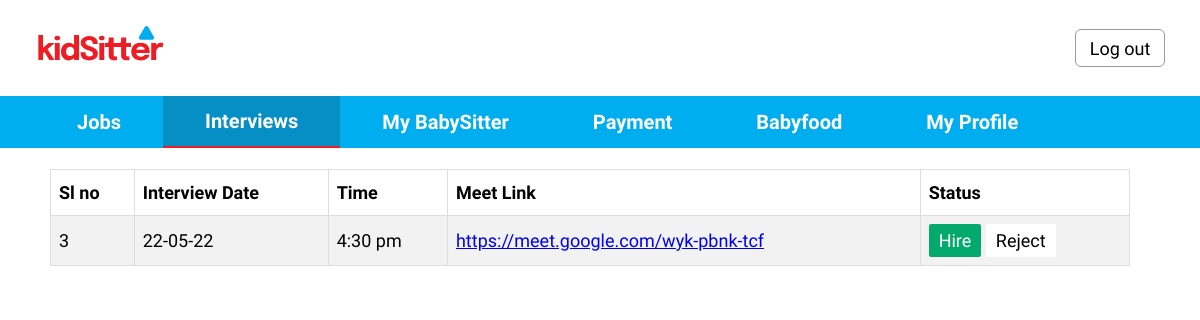
The app's page /interview.php, older data.
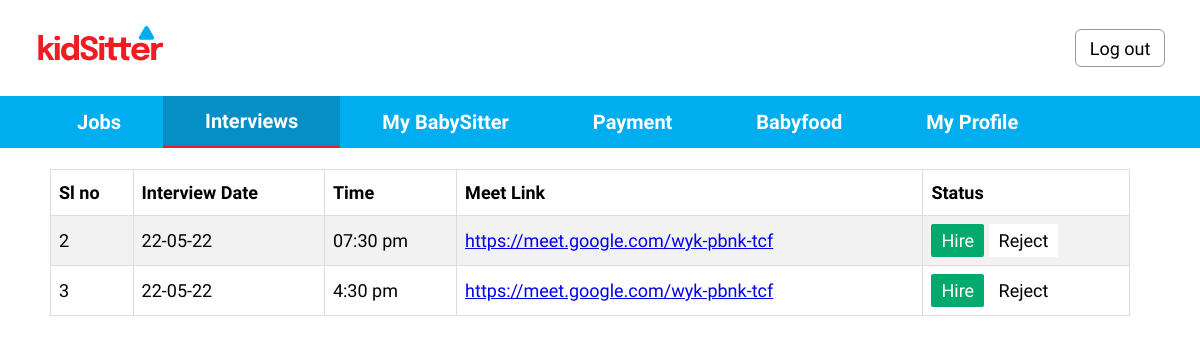
The same page, newer data.
### tables this page shows
CREATE TABLE `interviews` (
  `interview_no` int(11) NOT NULL,
  `job_id` int(11) DEFAULT NULL,
  `sitter_id` int(11) DEFAULT NULL,
  `client_id` int(11) DEFAULT NULL,
  `date` varchar(255) DEFAULT NULL,
  `time` varchar(255) DEFAULT NULL,
  `link` varchar(40) DEFAULT NULL,
  `status` int(1) DEFAULT NULL
);

### interview.php (the view, shortened to what this page needs)
<?php
    $connect = mysqli_connect( HOST, USER, PASS, DB )
		or die("Can not connect");
    $results = mysqli_query( $connect, "SELECT * FROM interviews where status is NULL")
		or die("Can not execute query");
?>
<!DOCTYPE html>
<html lang="en">
<head>
    <link rel="stylesheet" href="./css/navbar.css">
    <link rel="stylesheet" href="./css/jobs_body.css">
</head>
<body>
    <div class="topbar">
        <div class="logo">
            <img src="./img/logo.svg" alt="">
        </div>
        <button>Log out</button>
    </div>
    <div class="navbg">
        <div class="nav">
            <a class="link flex-center" href="./home.php">Jobs</a>
            <a class="link flex-center link-active" href="#">Interviews</a>
            <a class="link flex-center" href="./mybabysitter.php">My BabySitter</a>
            <a class="link flex-center" href="#">Payment</a>
            <a class="link flex-center" href="#">Babyfood</a>
            <a class="link flex-center">My Profile</a>
        </div>
    </div>
    <br>
    <table class="table">
    <tr>
        <th>Sl no</th>
        <th>Interview Date</th>
        <th>Time</th>
        <th>Meet Link</th>
        <th>Status</th>
    </tr>
    <?php
            while( $rows = mysqli_fetch_array( $results ) ) {
                extract($rows);
    ?>
        <tr>
            <td><?php echo "<span id='interview_id'>$interview_no</span>";?></td>
            <td><?php echo "$date";?></td>
            <td><?php echo "$time"?></td>
            <td><?php echo "<a href='$link' target='_blank'>$link<a>"?></td>
            <td>
                <button id="hire">Hire</button>
                <button id="reject">Reject</button>
            </td>
        </tr>
    <?php } ?>
    </table>

### css/navbar.css (style rules this page uses)
* { font-family: Epilogue; font-size: 18px; }
body { padding: 0; margin: 0; box-sizing: border-box; }
.flex-center { display: flex; justify-content: center; align-items: center; }
.topbar { display: flex; justify-content: space-between; align-items: center; }
.topbar button { height: 38px; width: 90px; left: 1084px; top: 27px; border: 1px solid #9A9A9A; border-radius: 6px; padding: 10px, 16px, 10px, 16px; background-color: white; margin-right: 35px; cursor: pointer; }
.logo { padding-left: 30px; padding-top: 24px; padding-bottom: 24px; }
.navbg { background-color: #00ADEF; height: 52px; }
.nav { margin: 0 35px; height: 52px; display: flex; justify-content: flex-start; }
.link { color: white; text-decoration: none; padding: 0 42px; font-weight: 600; font-size: 20px; }
.link-active { border-bottom: 2px solid #EF1C23; background-color: #058FC4; }

### css/jobs_body.css (style rules this page uses)
* { box-sizing: border-box; padding: 0; margin: 0; }

### interview.php (style rules this page uses)
.table { margin: 0 50px; font-family: Arial, Helvetica, sans-serif; border-collapse: collapse; width: 90%; }
.table td, .table th { border: 1px solid #ddd; padding: 8px; }
.table tr:nth-child(even) { background-color: #f2f2f2; }
.table th { padding-top: 12px; padding-bottom: 12px; text-align: left; background-color: white; color: black; }
button { padding: 6px 10px; cursor: pointer; }
#hire { color: white; background: #04AA6D; border: none; border-radius: 2px; }
#reject { background: white; border: none; color: black; }

Row changes from the older to the newer data that the page shows:
now on this page (row edited): interviews: interview_no "2", date "22-05-22", time "07:30 pm", link "https://meet.google.com/wyk-pbnk-tcf"
